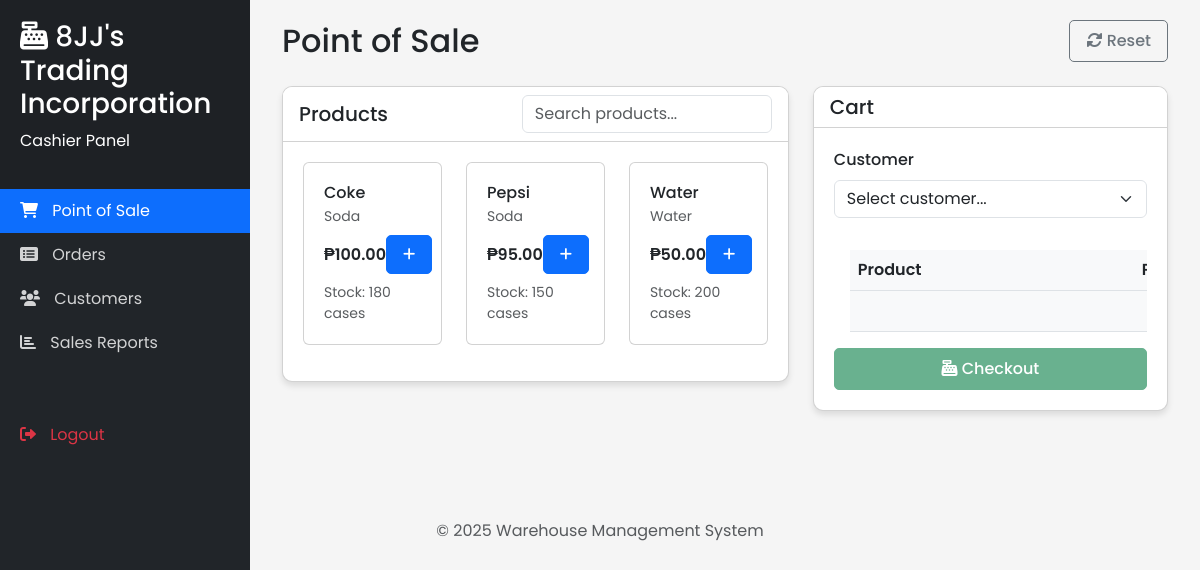
/cashier/pos.php (signed in), run on the app's committed database.
### tables this page shows
CREATE TABLE IF NOT EXISTS product (
    ProductID VARCHAR(50) PRIMARY KEY,
    ProductName VARCHAR(50) NOT NULL,
    ProductPrice DECIMAL(10,2) NOT NULL,
    ProductCategory VARCHAR(50) NOT NULL,
    ProductStatus VARCHAR(50) DEFAULT 'Available',
    StockOnHandPerCase INT DEFAULT 0,
    QtyPerCase INT DEFAULT 0,
    MinimumStockLevel INT DEFAULT 0,
    MaximumStockLevel INT DEFAULT 500,
    ReorderPoint INT DEFAULT 0,
    StockOnHandPerPiece INT DEFAULT 0,
    LastUpdated DATETIME DEFAULT CURRENT_TIMESTAMP,
    DeliveryFSID VARCHAR(50) NULL
);

### cashier/pos.php (the view, shortened to what this page needs)
<?php
require_once '../config/db_connect.php';
include '../includes/header.php';
$products = [];
$productQuery = "SELECT ProductID, ProductName, ProductPrice, ProductCategory, StockOnHandPerCase, QtyPerCase FROM product ORDER BY ProductCategory, ProductName";
$productResult = $conn->query($productQuery);
if ($productResult) {
    while ($row = $productResult->fetch_assoc()) {
        $products[] = $row;
    }
}
?>
<div class="sidebar">
    <div class="sidebar-header">
        <h3><i class="fas fa-cash-register"></i> 8JJ's Trading Incorporation</h3>
        <p>Cashier Panel</p>
    </div>
    <ul class="nav flex-column">
        <li class="nav-item">
            <a class="nav-link active" href="pos.php">
                <i class="fas fa-shopping-cart"></i> Point of Sale
            </a>
        </li>
        <li class="nav-item">
            <a class="nav-link" href="orders.php">
                <i class="fas fa-list-alt"></i> Orders
            </a>
        </li>
        <li class="nav-item">
            <a class="nav-link" href="customers.php">
                <i class="fas fa-users"></i> Customers
            </a>
        </li>
        <li class="nav-item">
            <a class="nav-link" href="reports.php">
                <i class="fas fa-chart-bar"></i> Sales Reports
            </a>
        </li>
        <li class="nav-item mt-5">
            <a class="nav-link text-danger" href="../logout.php">
                <i class="fas fa-sign-out-alt"></i> Logout
            </a>
        </li>
    </ul>
</div>
<div class="main-content">
    <div class="container-fluid">
        <div class="row mb-4">
            <div class="col-md-12 d-flex justify-content-between align-items-center">
                <h2 class="mb-0">Point of Sale</h2>
                <div>
                    <a href="pos.php" class="btn btn-outline-secondary"><i class="fas fa-rotate"></i> Reset</a>
                </div>
            </div>
        </div>
        <div class="row">
            <div class="col-md-7 mb-4">
                <div class="card dashboard-card">
                    <div class="card-header bg-white d-flex justify-content-between align-items-center">
                        <h5 class="mb-0">Products</h5>
                        <input type="text" class="form-control" id="productSearch" placeholder="Search products..." style="max-width: 250px;">
                    </div>
                    <div class="card-body">
                        <?php if (empty($products)): ?>
                            <p class="text-muted">No products available.</p>
                        <?php else: ?>
                            <div class="row" id="productGrid">
                                <?php foreach ($products as $p): ?>
                                    <div class="col-md-4 mb-3 product-card" data-name="<?php echo strtolower($p['ProductName']); ?>" data-category="<?php echo strtolower($p['ProductCategory']); ?>">
                                        <div class="card h-100">
                                            <div class="card-body d-flex flex-column">
                                                <h6 class="card-title mb-1"><?php echo htmlspecialchars($p['ProductName']); ?></h6>
                                                <small class="text-muted mb-2"><?php echo htmlspecialchars($p['ProductCategory']); ?></small>
                                                <div class="mt-auto d-flex justify-content-between align-items-center">
                                                    <span class="fw-semibold">₱<?php echo number_format($p['ProductPrice'], 2); ?></span>
                                                    <button
                                                        class="btn btn-sm btn-primary add-to-cart"
                                                        data-id="<?php echo $p['ProductID']; ?>"
                                                        data-name="<?php echo htmlspecialchars($p['ProductName']); ?>"
                                                        data-price="<?php echo $p['ProductPrice']; ?>">
                                                        <i class="fas fa-plus"></i>
                                                    </button>
                                                </div>
                                                <?php $stockCases = (int)$p['StockOnHandPerCase']; ?>
                                                <small class="text-muted mt-2">Stock: <?php echo number_format($stockCases); ?> cases</small>
                                            </div>
                                        </div>
                                    </div>
                                <?php endforeach; ?>
                            </div>
                        <?php endif; ?>
                    </div>
                </div>
            </div>
            <div class="col-md-5 mb-4">
                <form method="POST" id="checkoutForm" class="card dashboard-card">
                    <div class="card-header bg-white">
                        <h5 class="mb-0">Cart</h5>
                    </div>
                    <div class="card-body">
                        <div class="mb-3">
                            <label class="form-label">Customer</label>
                            <select name="customer_id" class="form-select" required>
                                <option value="">Select customer...</option>
                            </select>
                        </div>
                        <div class="table-responsive">
                            <table class="table table-striped" id="cartTable">
                                <thead>
                                    <tr>
                                        <th>Product</th>
                                        <th class="text-end" style="width: 90px;">Price</th>
                                    </tr>
                                </thead>
                                <tfoot>
                                    <tr>
                                        <th colspan="3" class="text-end">Subtotal</th>
                                    </tr>
                                </tfoot>
                            </table>
                        </div>
                        <div class="d-grid">
                            <button type="submit" class="btn btn-success" id="checkoutBtn" disabled>
                                <i class="fas fa-cash-register"></i> Checkout
                            </button>
                        </div>
                    </div>
                </form>
            </div>
        </div>
    </div>
</div>
<?php include '../includes/footer.php'; ?>

### assets/css/style.css (style rules this page uses)
:root { --primary-color: #0d6efd; --secondary-color: #6c757d; --success-color: #198754; --danger-color: #dc3545; --warning-color: #fd7e14; --info-color: #0dcaf0; --light-color: #f8f9fa; --dark-color: #212529; }
body { font-family: 'Poppins', sans-serif; background-color: #f5f5f5; }
.sidebar { position: fixed; top: 0; left: 0; height: 100vh; width: 250px; background-color: var(--dark-color); color: white; transition: all 0.3s; z-index: 1000; }
.sidebar-header { padding: 20px; background-color: rgba(0, 0, 0, 0.1); }
.sidebar .nav-link { color: rgba(255, 255, 255, 0.8); padding: 10px 20px; transition: all 0.3s; }
.sidebar .nav-link.active { color: white; background-color: var(--primary-color); }
.sidebar .nav-link i { margin-right: 10px; }
.main-content { margin-left: 250px; padding: 20px; transition: all 0.3s; display: block; }
.main-content > .container-fluid, .main-content > .container { width: 100%; max-width: 1200px; margin: 0 auto; }
.dashboard-card { border-radius: 10px; box-shadow: 0 4px 6px rgba(0, 0, 0, 0.1); transition: all 0.3s; overflow: hidden; }
.dashboard-card .card-body { padding: 20px; }
.table-responsive { overflow-x: auto; max-width: 100%; margin: 0; }
.table { width: 100%; margin-bottom: 0; min-width: 600px; }
.table th { background-color: var(--light-color); font-weight: 600; white-space: nowrap; }
.card { overflow: hidden; }
.card .table-responsive { margin: 0; padding: 0; }
.main-content .card .table-responsive { width: 100%; overflow-x: auto; }
.dashboard-tables-row .card .table-responsive, .dashboard-card .table-responsive { max-width: 1000px; margin: 0 auto; padding: 1rem; }
.form-label { font-weight: 500; }
.btn { border-radius: 5px; padding: 8px 16px; font-weight: 500; }
.btn-primary { background-color: var(--primary-color); border-color: var(--primary-color); }
.btn-success { background-color: var(--success-color); border-color: var(--success-color); }

### data on the page
product: ProductName "Coke", ProductCategory "Soda", ProductPrice "100.00", StockOnHandPerCase "180"
product: ProductName "Pepsi", ProductCategory "Soda", ProductPrice "95.00", StockOnHandPerCase "150"
product: ProductName "Water", ProductCategory "Water", ProductPrice "50.00", StockOnHandPerCase "200"
